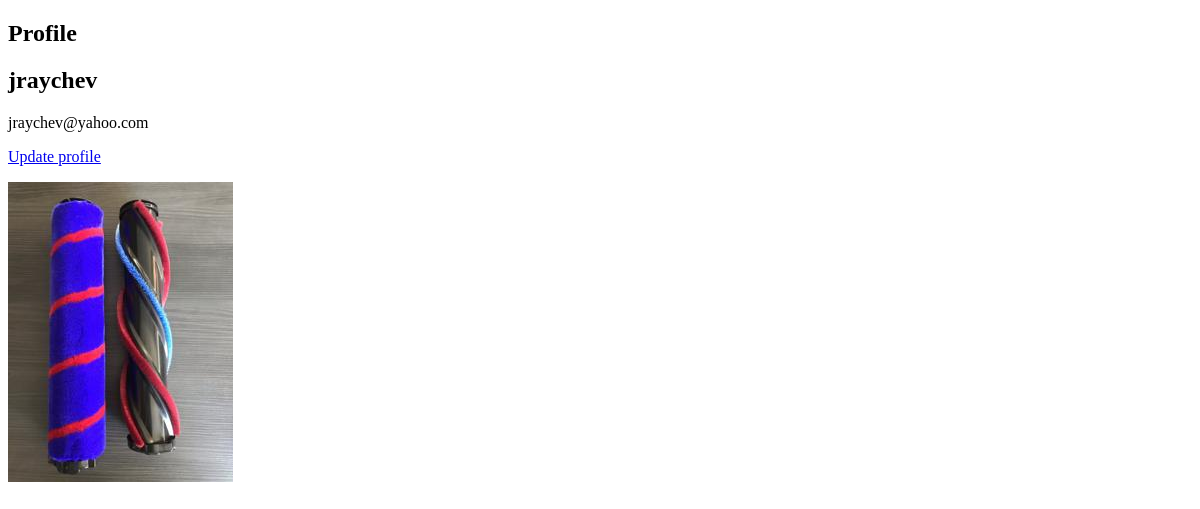
The app's page /accounts/profile/ (signed in), older data.
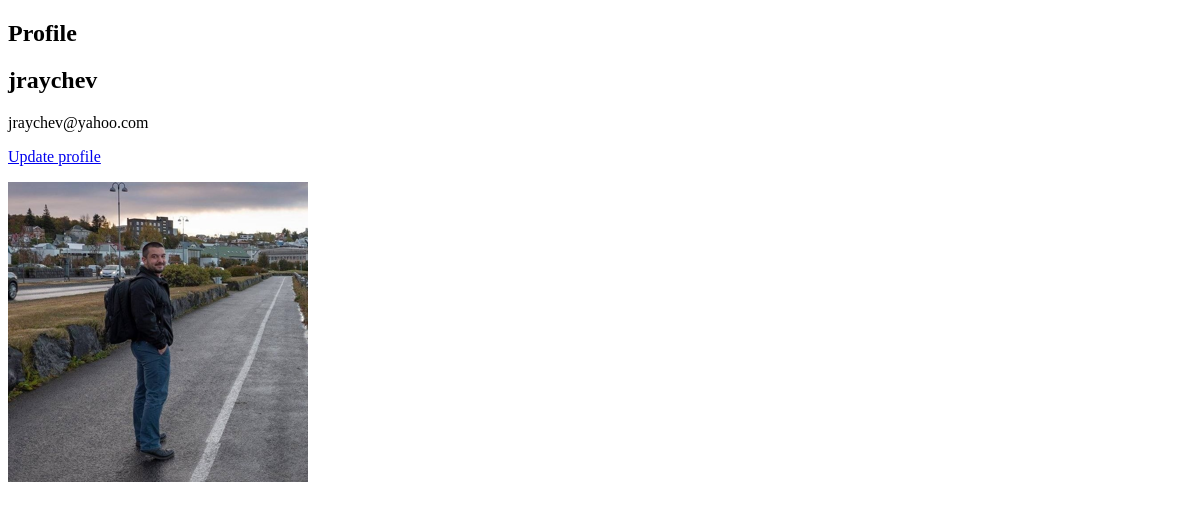
The same page, newer data.
### accounts/models.py (models this page shows, shortened)
class CustomUser(AbstractUser):
    department = models.CharField(max_length=50)
    slug = models.SlugField(max_length=50)
    profile_image = models.ImageField(default='profile_default.jpg', upload_to='profile_images')

### accounts/views.py (the view)
# urls.py: path('profile/', ProfileView.as_view(), name='profile'),
class ProfileView(LoginRequiredMixin, TemplateView):
    template_name = 'accounts/profile.html'
    login_url = reverse_lazy('login')

### templates/accounts/profile.html (shortened to what this page needs)
{% extends 'home/base.html' %}
{% block content %}
		<h2>Profile</h2>
			<h2 class="account-heading">{{ user.username }}</h2>
			<p class="text-secondary">{{ user.email }}</p>
			<p><a href="{% url 'profile-update' user.username %}">Update profile</a></p>
			<img class="rounded-circle account-img" src="{{ user.profile_image.url }}">
{% endblock content %}

Row changes from the older to the newer data that the page shows:
changed CustomUser "jraychev": profile_image: a different picture
